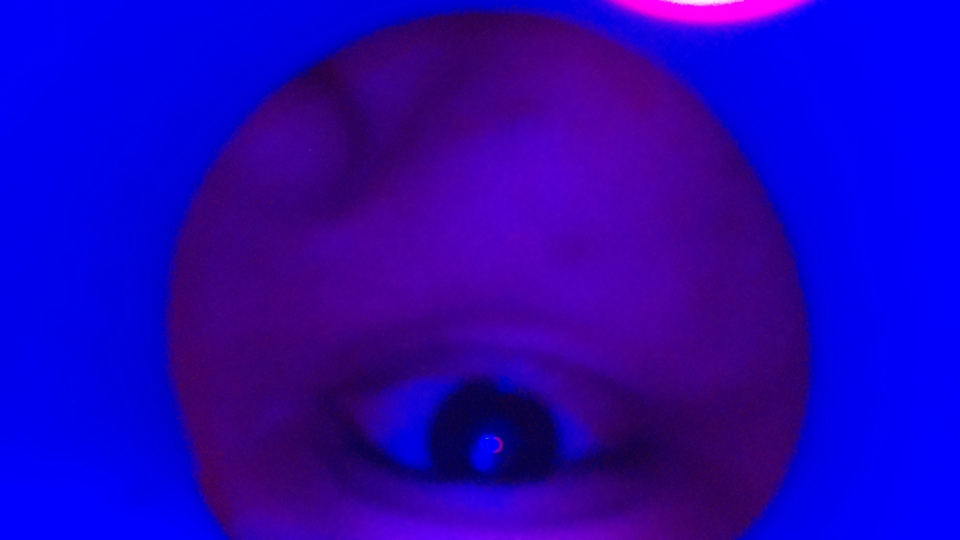
#> input picture received_images/latest_eye.jpg, 1920 x 1080 px (shown at 1/2 size)
$ python -i optical_health_scan.py   (imports and definitions only)   (older library calls are emulated)
#> lines starting #> are read from the running program, lines starting #| are printed output that depends on the picture; after the words box and inside, x2 and y2 are one past the last pixel; in counts of white or black regions, pixels touching at a corner belong together
#> further down, picture is the input picture: shape (1080, 1920, 3); mean B, G, R 181.4, 0.7, 35.1
import cv2
import numpy as np
import time
import os
import tempfile

# --- DEPENDENCY GUARD ---
try:
    import mediapipe as mp
    HAS_MEDIAPIPE = True
except ImportError:
    HAS_MEDIAPIPE = False

# --- CONFIGURATION (Legacy Fallback) ---
face_cascade = cv2.CascadeClassifier(cv2.data.haarcascades + 'haarcascade_frontalface_default.xml')
eye_cascade = cv2.CascadeClassifier(cv2.data.haarcascades + 'haarcascade_eye.xml')

# --- NEURAL NETWORK INITIALIZATION (If Available) ---
# [8 lines that did not run here, left out]

# ── SHARED UTILITIES ───────────────────────────────────────────

def process_eye_diagnostics(img):
    """Deep analysis of eye crop for clarity and color."""
    if img is None or img.size == 0:
        return 0.0, 1.0
    gray = cv2.cvtColor(img, cv2.COLOR_BGR2GRAY)
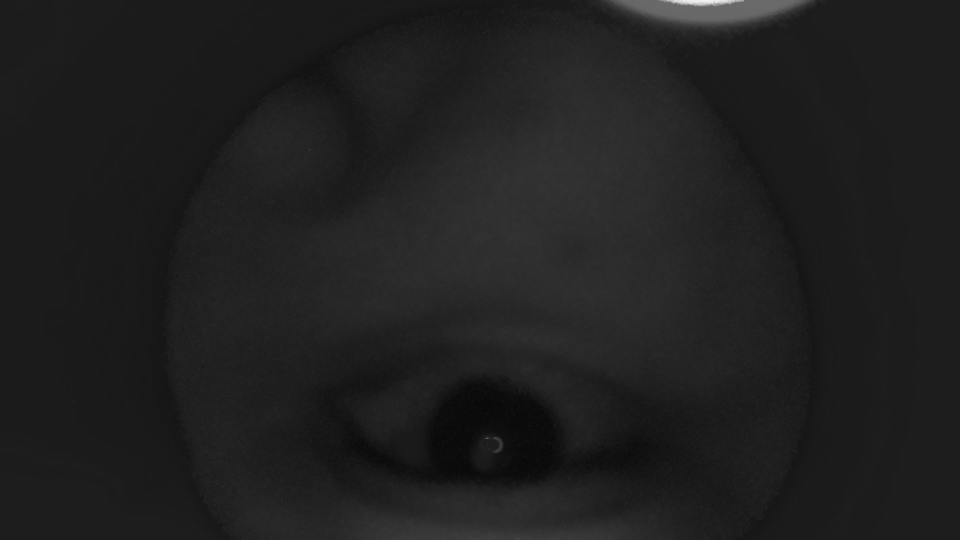
#> gray: shape (1080, 1920) (shown at 1/2 size); min 7, max 244, mean 31.6
    clarity_val = cv2.Laplacian(gray, cv2.CV_64F).var()
#> clarity_val = 7.63

    # Sclera-Based Aging Index
    _, thresh = cv2.threshold(gray, 180, 255, cv2.THRESH_BINARY)
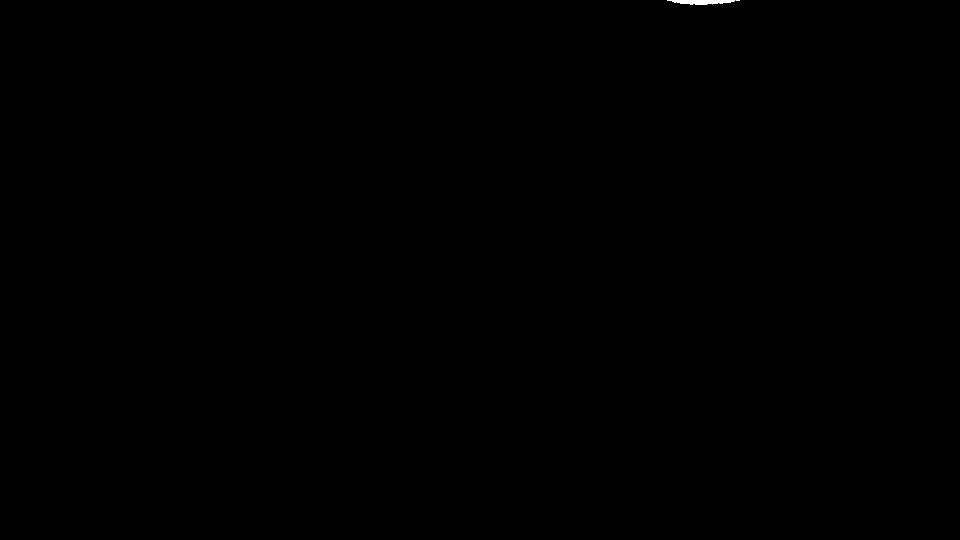
#> thresh: shape (1080, 1920) (shown at 1/2 size); 0.04% white; 3 white regions (2 under 20 px), largest, box (x1, y1, x2, y2) and area: (1335, 0, 1471, 10) 913
    lens_bgr = cv2.mean(img)
#> lens_bgr = (181.4, 0.748, 35.13, 0)

    if np.sum(thresh) > 100:
        sclera_bgr = cv2.mean(img, mask=thresh)
#> sclera_bgr = (252.3, 191.4, 252.6, 0)
        w_ratio = (sclera_bgr[2] + sclera_bgr[1]) / (2 * sclera_bgr[0] + 1e-6)
#> w_ratio = 0.88
        l_ratio = (lens_bgr[2] + lens_bgr[1]) / (2 * lens_bgr[0] + 1e-6)
#> l_ratio = 0.0989
        aging_index = l_ratio / (w_ratio + 1e-6)
#> aging_index = 0.112
    else:
        aging_index = (lens_bgr[2] + lens_bgr[1]) / (2 * lens_bgr[0] + 1e-6)

    return float(clarity_val), float(aging_index)

# [144 lines left out: functions get_tight_eye_crop, run_unified_scanner, not called in this run]

# [3 lines not run here, left out]

>>> import cv2
>>> picture = cv2.imread('received_images/latest_eye.jpg')
>>> result = process_eye_diagnostics(picture)
#> result = (7.63, 0.112)
